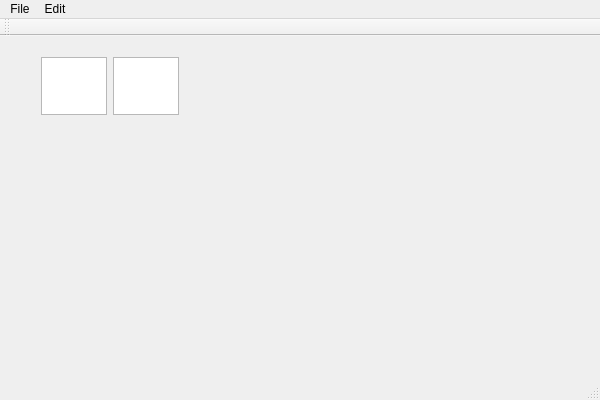
<?xml version="1.0" encoding="UTF-8"?>
<ui version="4.0">
 <class>QtEditorWindowClass</class>
 <widget class="QMainWindow" name="QtEditorWindowClass">
  <property name="geometry">
   <rect>
    <x>0</x>
    <y>0</y>
    <width>600</width>
    <height>400</height>
   </rect>
  </property>
  <property name="windowTitle">
   <string>Unicorn Editor</string>
  </property>
  <widget class="QWidget" name="centralWidget">
   <widget class="QWidget" name="gridLayoutWidget">
    <property name="geometry">
     <rect>
      <x>30</x>
      <y>10</y>
      <width>160</width>
      <height>80</height>
     </rect>
    </property>
    <layout class="QGridLayout" name="gridLayout">
     <item row="0" column="0">
      <widget class="QListView" name="listView_2"/>
     </item>
     <item row="0" column="2">
      <spacer name="horizontalSpacer">
       <property name="orientation">
        <enum>Qt::Horizontal</enum>
       </property>
       <property name="sizeHint" stdset="0">
        <size>
         <width>40</width>
         <height>20</height>
        </size>
       </property>
      </spacer>
     </item>
     <item row="0" column="1">
      <widget class="QTreeView" name="treeView"/>
     </item>
    </layout>
   </widget>
  </widget>
  <widget class="QMenuBar" name="menuBar">
   <property name="geometry">
    <rect>
     <x>0</x>
     <y>0</y>
     <width>600</width>
     <height>18</height>
    </rect>
   </property>
   <widget class="QMenu" name="menuFile">
    <property name="title">
     <string>File</string>
    </property>
    <addaction name="actionExit"/>
   </widget>
   <widget class="QMenu" name="menuEdit">
    <property name="title">
     <string>Edit</string>
    </property>
   </widget>
   <addaction name="menuFile"/>
   <addaction name="menuEdit"/>
  </widget>
  <widget class="QToolBar" name="mainToolBar">
   <property name="minimumSize">
    <size>
     <width>0</width>
     <height>12</height>
    </size>
   </property>
   <attribute name="toolBarArea">
    <enum>TopToolBarArea</enum>
   </attribute>
   <attribute name="toolBarBreak">
    <bool>false</bool>
   </attribute>
  </widget>
  <widget class="QStatusBar" name="statusBar"/>
  <action name="actionExit">
   <property name="text">
    <string>Exit</string>
   </property>
  </action>
 </widget>
 <layoutdefault spacing="6" margin="11"/>
 <resources/>
 <connections/>
</ui>
